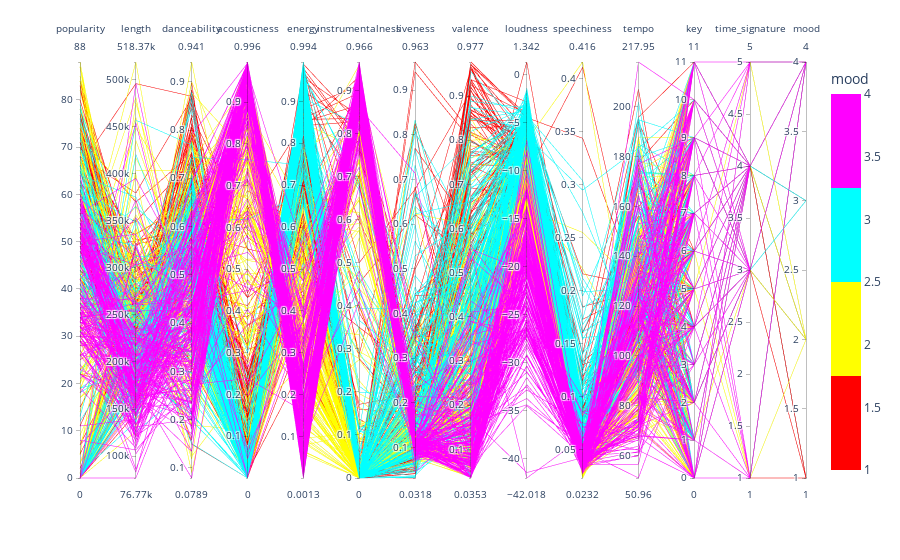

Notebook code cell kept with this figure:
### Markdown cell above
## Grafik zu Hypothese 3

### Code cell
df = pd.read_csv("data_moods.csv")
dfcolmap = df
dfcolmap["mood"].replace({"Happy": 1, "Sad": 2, "Energetic": 3, "Calm": 4}, inplace=True)
fig3 = px.parallel_coordinates(dfcolmap, color="mood", color_continuous_scale=[(0.00, "red"), (0.25, "red"),
                                                                               (0.25, "yellow"), (0.50, "yellow"),
                                                                               (0.50, "aqua"),  (0.75, "aqua"),
                                                                               (0.75, "fuchsia"), (1.00, "fuchsia")])                               
fig3.show()

### Figure 1 — Plotly figure (JSON) as saved in the notebook; plotly's stock layout.template omitted (floating-point values rounded to 4 significant figures; data arrays with more than 128 entries replaced by an {"elided": "..."} marker saying what was removed)
{"data": [{"dimensions": [{"label": "popularity", "values": {"elided": "686 int values"}}, {"label": "length", "values": {"elided": "686 int values"}}, {"label": "danceability", "values": {"elided": "686 float values"}}, {"label": "acousticness", "values": {"elided": "686 float values"}}, {"label": "energy", "values": {"elided": "686 float values"}}, {"label": "instrumentalness", "values": {"elided": "686 float values"}}, {"label": "liveness", "values": {"elided": "686 float values"}}, {"label": "valence", "values": {"elided": "686 float values"}}, {"label": "loudness", "values": {"elided": "686 float values"}}, {"label": "speechiness", "values": {"elided": "686 float values"}}, {"label": "tempo", "values": {"elided": "686 float values"}}, {"label": "key", "values": {"elided": "686 int values"}}, {"label": "time_signature", "values": {"elided": "686 int values"}}, {"label": "mood", "values": {"elided": "686 int values"}}], "domain": {"x": [0, 1], "y": [0, 1]}, "line": {"color": {"elided": "686 int values"}, "coloraxis": "coloraxis"}, "name": "", "type": "parcoords"}], "layout": {"coloraxis": {"colorbar": {"title": {"text": "mood"}}, "colorscale": [[0, "red"], [0.25, "red"], [0.25, "yellow"], [0.5, "yellow"], [0.5, "aqua"], [0.75, "aqua"], [0.75, "fuchsia"], [1, "fuchsia"]]}, "legend": {"tracegroupgap": 0}, "margin": {"t": 60}}}
